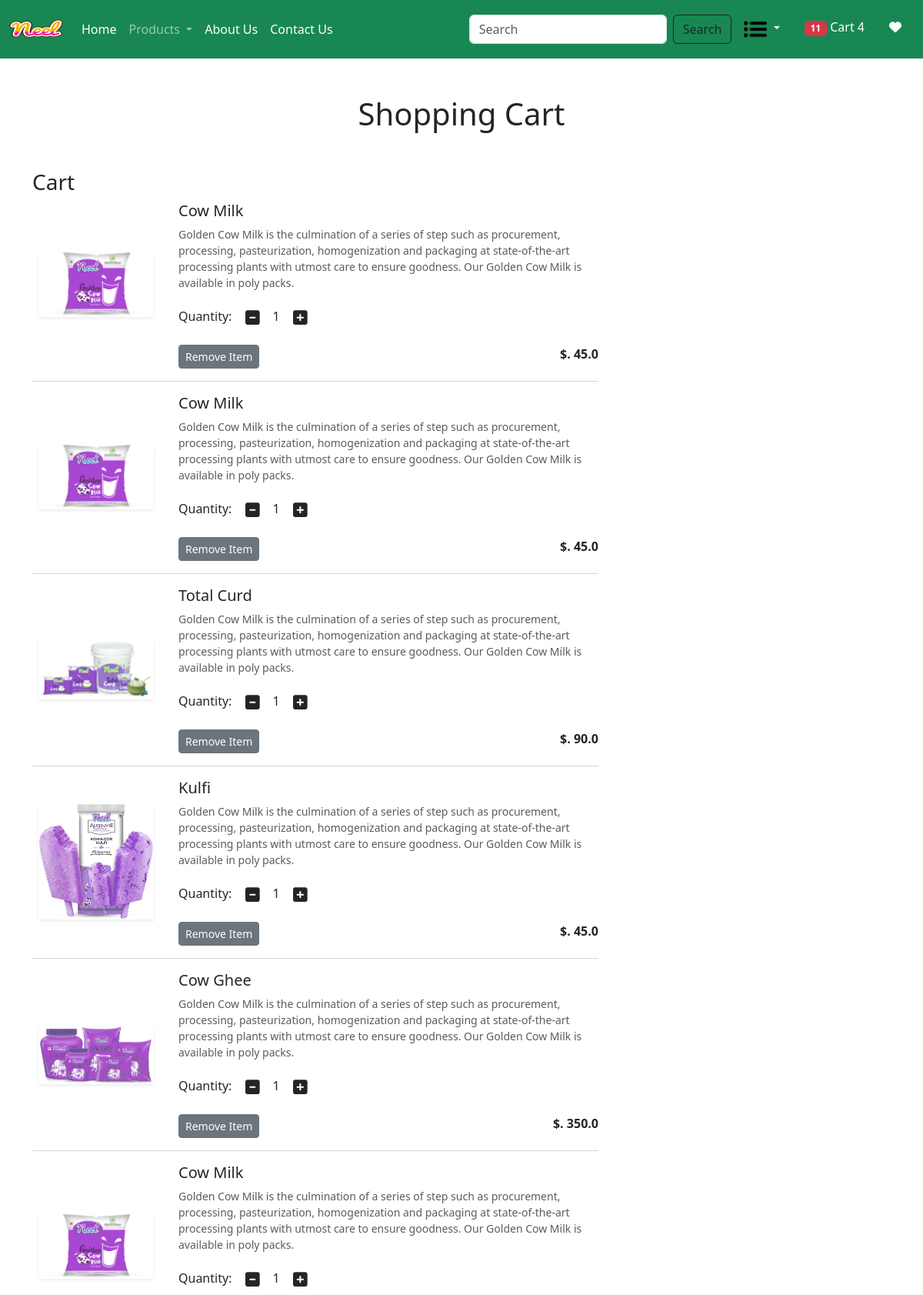
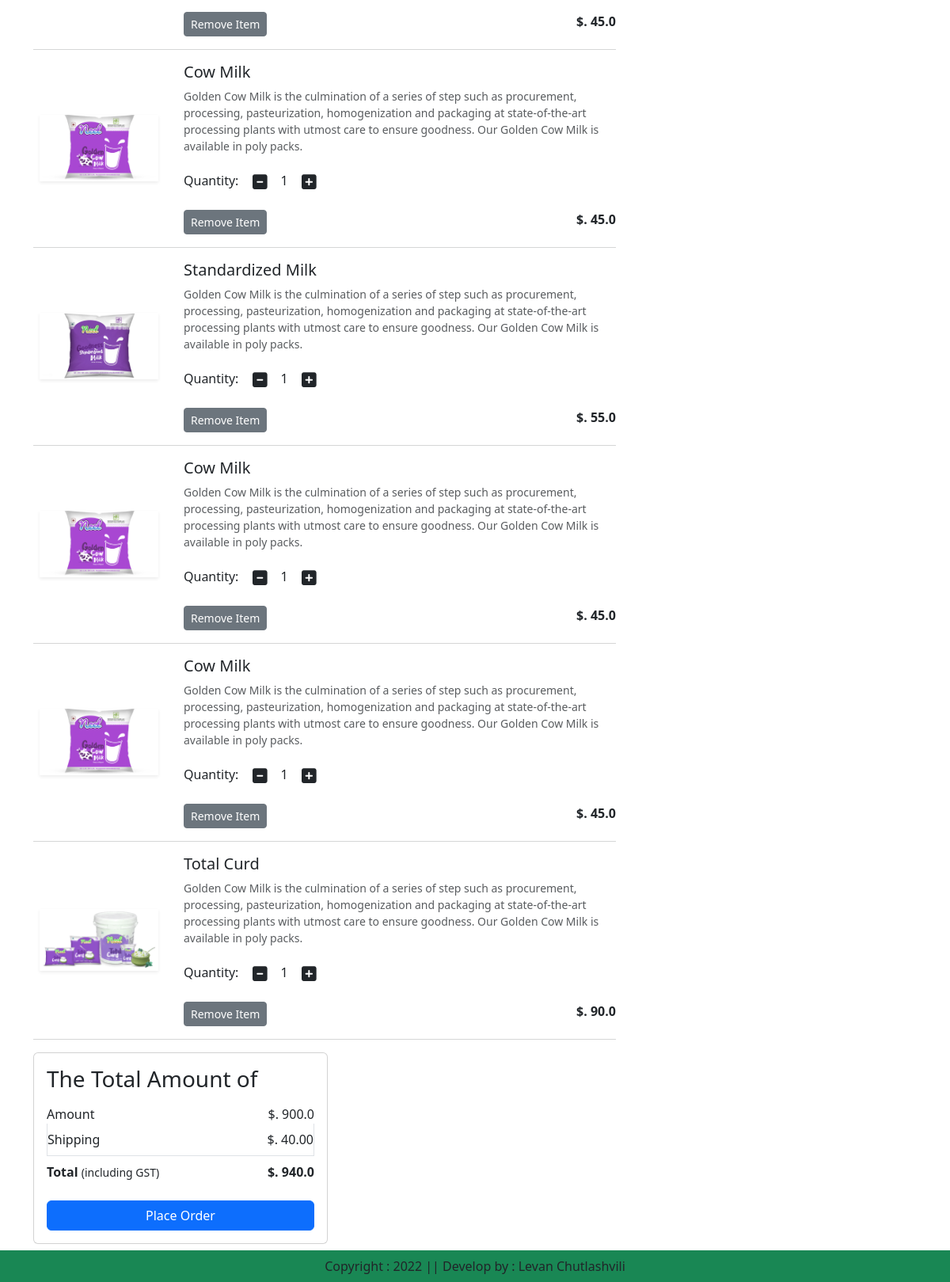
Page /cart/ (signed in) on the committed database (2 pictures, top to bottom).
### app/models.py (models this page shows, shortened)
class Cart(models.Model):
    user = models.ForeignKey(User, on_delete=models.CASCADE)
    product = models.ForeignKey(Product, on_delete=models.CASCADE)
    quantity = models.PositiveIntegerField(default=1)

class Product(models.Model):
    title = models.CharField(max_length=100)
    selling_price = models.FloatField()
    discounted_price = models.FloatField()
    description = models.TextField()
    composition = models.TextField(default='')
    prodapp = models.TextField(default='')
    category = models.CharField(choices=CATEGORY_CHOICES, max_length=2)
    product_image = models.ImageField(upload_to='product')

### app/views.py (the view)
# urls.py: path('cart/', views.show_cart, name='showcart'),
@login_required
def show_cart(request):
    user = request.user
    cart = Cart.objects.filter(user=user)
    amount = 0
    for p in cart:
        value = p.quantity * p.product.discounted_price
        amount = amount + value
        totalamount = amount + 40
        totalitem = 0
        wishitem = 0
        if request.user.is_authenticated:
            totalitem = len(Cart.objects.filter(user=request.user))
            wishitem = len(Wishlist.objects.filter(user=request.user))
    return render(request, 'app/addtocart.html',locals())

### app/templates/app/addtocart.html (shortened to what this page needs)
{% extends 'app/base.html' %}
{% load static %}
{% block main-content %}
    <div class="container my-5">
        <div class="row">
            {% if cart %}
            <h1 class="text-center mb-5">Shopping Cart</h1>
            <div class="col-sm-8">
                <div class="card-body">
                    <h3>Cart</h3>
                    {% for item in cart %}
                    <div class="row">
                        <div class="col-sm-3 text-center align-self-center"><img src="{{item.product.product_image.url}}" alt="" srcset="" class="img-fluid img--thumbnail shadow-sm" height="150" width="150"></div>
                        <div class="col-sm-9">
                            <div>
                                <h5>{{item.product.title}}</h5>
                                <p class="mb-2 text-muted small">{{item.product.description}}</p>
                                <div class="my-3">
                                    <label for="quantity">Quantity:</label>
                                    <a class="minus-cart btn" pid={{item.product.id}}><i class="fas fa-minus-square fa-lg"></i></a>
                                        <span id="quantity">{{item.quantity}}</span>
                                    <a class="plus-cart btn" pid={{item.product.id}}><i class="fas fa-plus-square fa-lg"></i></a>
                                    </div>
                                    <div class="d-flex justify-content-between">
                                        <a href="#" class="remove-cart btn btn-sm btn-secondary mr-3" pid={{item.product.id}}>Remove Item </a>
                                        <p class="mb-0"><span><strong>$. {{item.product.discounted_price}}</strong></span></p>
                                    </div>
                                </div>
                            </div>
                        </div>
                        <hr class="text-muted">
                        {% endfor %}
                    </div>
                </div>
            </div>
            <div class="col-sm-4">
                <div class="card">
                    <div class="card-body">
                        <h3>The Total Amount of</h3>
                        <ul class="list-group">
                            <li class="list-group-item d-flex justify-content-between align-items-center border-0 px-0 pb-0">Amount<span id="amount">$. {{amount}}</span></li>
                            <li class="list-group-item d-flex justify-content-between align-items-center px-0">Shipping<span>$. 40.00</span></li>
                            <li class="list-group-item d-flex justify-content-between align-items-center border-0 px-0 mb-3">
                                <div>
                                    <strong>Total</strong> <small>(including GST)</small>
                                </div>
                                <span id="totalamount"><strong>$. {{totalamount}}</strong><span>
                                </li>
                            </ul>
                            <div class="d-grid"><a href="{% url 'checkout' %}" class="btn btn-primary">Place Order</a></div>
                        </div>
                    </div>
                </div>
                {% else %}
                <h1 class="text-center mb-5">Cart is Empty</h1>
                {% endif %}
            </div>
{% endblock main-content %}

### app/templates/app/base.html (shortened to what this page needs)
<!DOCTYPE html>
{% load static %}
<html lang="en">
<head>
    <link href="https://cdn.jsdelivr.net/npm/bootstrap@5.3.1/dist/css/bootstrap.min.css" rel="stylesheet">
    <link rel="stylesheet" href="{% static 'app/css/owl.carousel.min.css' %}">
    <link rel="stylesheet" href="{% static 'app/css/all.min.css' %}">
    <link rel="stylesheet" href="{% static 'app/css/style.css' %}">
</head>
<body>
    <nav class="navbar navbar-expand-lg navbar-dark bg-success">
        <div class="container-fluid">
          <a class="navbar-brand" href="#">
            <img src="{% static "app/images/Neel.png" %}" width="70" height="50" />
          </a>
          <div class="collapse navbar-collapse" id="navbarSupportedContent">
            <ul class="navbar-nav me-auto mb-2 mb-lg-0">
              {% if request.user.is_authenticated %}
              <li class="nav-item">
                <a class="nav-link active" aria-current="page" href="/">Home</a>
              </li>
              <li class="nav-item dropdown">
                <a class="nav-link dropdown-toggle" href="#" role="button" data-bs-toggle="dropdown" aria-expanded="false">
                  Products
                </a>
              </li>
              <li class="nav-item">
                <a class="nav-link text-white" href="{% url 'about'  %}">About Us</a>
              </li>
              <li class="nav-item">
                <a class="nav-link text-white" href="{% url 'contact'  %}">Contact Us</a>
              </li>
            </ul>
            <form class="d-flex" role="search" action="/search">
              <input class="form-control me-2" type="search" placeholder="Search" name="search" aria-label="Search">
              <button class="btn btn-outline-dark" type="submit">Search</button>
            </form>
          </div>
          <ul class="navbar-nav me-auto mb-2 mb-lg-0">
          <li class="nav-item dropdown mx-2" href="#">
            <a class="nav-link dropdown-toggle text-white" href="#"
               id="profileDropdown" role="button" data-bs-toggle="dropdown"
               aria-expanded="false">
                <img src="{% static 'app/images/options-lines.png' %}" width="30" height="30" alt="Profile Icon">
            </a>
        </li>
            <li class="nav-item mx-2">
                <a href="{% url 'showcart' %}" class="nav-link text-white"><span class="badge bg-danger">{% if totalitem > 0 %} {{totalitem}} {% endif %}</span> Cart 4</a>
            </li>
            <li class="nav-item mx-2">
                <a href="{% url 'showwishlist' %}" class="nav-link text-white"><i class="fa fa-heart"></i></a>
            </li>
            {% endif %}
          </ul>
        </div>
      </nav>
      {% block main-content %}{% endblock main-content %}
      <footer class="container-fluid fixed-bottom bg-success text-center p-2 mt-5">
        Copyright : 2022 || Develop by : Levan Chutlashvili
      </footer>
</body>
</html>

### rows in the picture
Cart: product.product_image (picture), product "Cow Milk", product.description "Golden Cow Milk is the culmination of a series of step such as procurement, processing, pasteurization, homogenization and packaging at state-of-the-art processing plants with utmost care to ensure goodness. Our Golden Cow Milk is available in poly packs.", quantity "1", product.discounted_price "45.0"
Cart: product.product_image (picture), product "Cow Milk", product.description "Golden Cow Milk is the culmination of a series of step such as procurement, processing, pasteurization, homogenization and packaging at state-of-the-art processing plants with utmost care to ensure goodness. Our Golden Cow Milk is available in poly packs.", quantity "1", product.discounted_price "45.0"
Cart: product.product_image (picture), product "Total Curd", product.description "Golden Cow Milk is the culmination of a series of step such as procurement, processing, pasteurization, homogenization and packaging at state-of-the-art processing plants with utmost care to ensure goodness. Our Golden Cow Milk is available in poly packs.", quantity "1", product.discounted_price "90.0"
Cart: product.product_image (picture), product "Kulfi", product.description "Golden Cow Milk is the culmination of a series of step such as procurement, processing, pasteurization, homogenization and packaging at state-of-the-art processing plants with utmost care to ensure goodness. Our Golden Cow Milk is available in poly packs.", quantity "1", product.discounted_price "45.0"
Cart: product.product_image (picture), product "Cow Ghee", product.description "Golden Cow Milk is the culmination of a series of step such as procurement, processing, pasteurization, homogenization and packaging at state-of-the-art processing plants with utmost care to ensure goodness. Our Golden Cow Milk is available in poly packs.", quantity "1", product.discounted_price "350.0"
Cart: product.product_image (picture), product "Cow Milk", product.description "Golden Cow Milk is the culmination of a series of step such as procurement, processing, pasteurization, homogenization and packaging at state-of-the-art processing plants with utmost care to ensure goodness. Our Golden Cow Milk is available in poly packs.", quantity "1", product.discounted_price "45.0"
Cart: product.product_image (picture), product "Cow Milk", product.description "Golden Cow Milk is the culmination of a series of step such as procurement, processing, pasteurization, homogenization and packaging at state-of-the-art processing plants with utmost care to ensure goodness. Our Golden Cow Milk is available in poly packs.", quantity "1", product.discounted_price "45.0"
Cart: product.product_image (picture), product "Standardized Milk", product.description "Golden Cow Milk is the culmination of a series of step such as procurement, processing, pasteurization, homogenization and packaging at state-of-the-art processing plants with utmost care to ensure goodness. Our Golden Cow Milk is available in poly packs.", quantity "1", product.discounted_price "55.0"
Cart: product.product_image (picture), product "Cow Milk", product.description "Golden Cow Milk is the culmination of a series of step such as procurement, processing, pasteurization, homogenization and packaging at state-of-the-art processing plants with utmost care to ensure goodness. Our Golden Cow Milk is available in poly packs.", quantity "1", product.discounted_price "45.0"
Cart: product.product_image (picture), product "Cow Milk", product.description "Golden Cow Milk is the culmination of a series of step such as procurement, processing, pasteurization, homogenization and packaging at state-of-the-art processing plants with utmost care to ensure goodness. Our Golden Cow Milk is available in poly packs.", quantity "1", product.discounted_price "45.0"
Cart: product.product_image (picture), product "Total Curd", product.description "Golden Cow Milk is the culmination of a series of step such as procurement, processing, pasteurization, homogenization and packaging at state-of-the-art processing plants with utmost care to ensure goodness. Our Golden Cow Milk is available in poly packs.", quantity "1", product.discounted_price "90.0"

### other values in the picture
{{ totalitem }} "11"
{{ amount }} "900.0"
{{ totalamount }} "940.0"
